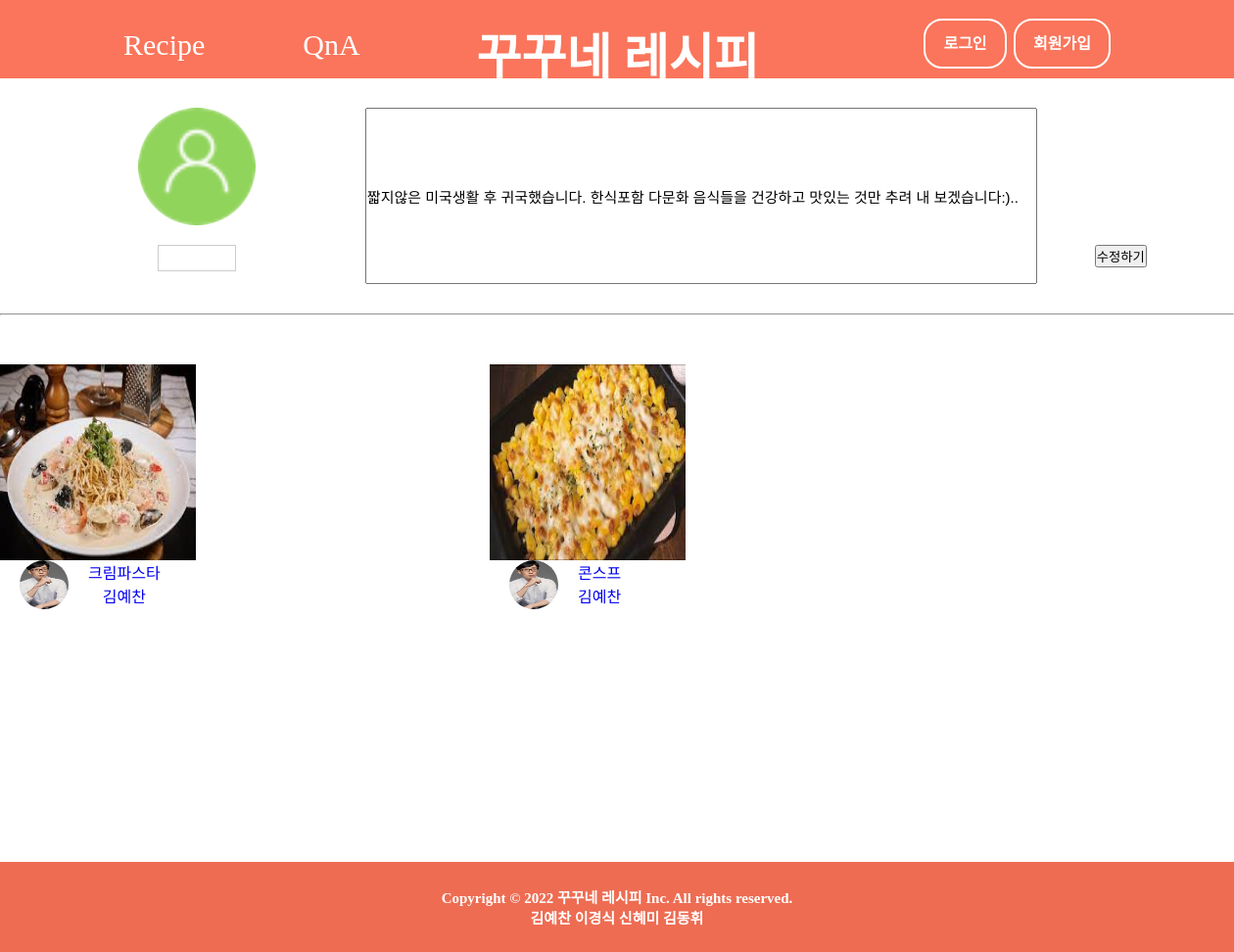
/project/profile.php?user_no=1, run on the app's committed database.
### tables this page shows
CREATE TABLE IF NOT EXISTS `t_user` (
  `user_no` int(10) unsigned NOT NULL AUTO_INCREMENT,
  `uid` varchar(10) NOT NULL,
  `upw` varchar(10) NOT NULL,
  `nm` varchar(10) NOT NULL,
  `birth` date NOT NULL,
  `gender` int(10) unsigned DEFAULT NULL CHECK (`gender` in (0,1)),
  `created_at` datetime DEFAULT curtime(),
  `profile_img` varchar(200) DEFAULT NULL,
  `ctnt` varchar(1000) DEFAULT NULL,
  PRIMARY KEY (`user_no`),
  UNIQUE KEY `uid` (`uid`)
);

CREATE TABLE IF NOT EXISTS `f_board` (
  `food_no` int(10) unsigned NOT NULL AUTO_INCREMENT,
  `food_img` varchar(100) DEFAULT NULL,
  `food_title` varchar(100) NOT NULL,
  `food_url` varchar(1000) DEFAULT NULL,
  `food_ctnt` varchar(3000) NOT NULL,
  `food_view` int(11) DEFAULT 0,
  `user_no` int(10) unsigned NOT NULL,
  `ctgr_no` int(10) unsigned NOT NULL,
  `created_at` datetime DEFAULT curtime(),
  PRIMARY KEY (`food_no`),
  KEY `user_no` (`user_no`),
  KEY `ctgr_no` (`ctgr_no`),
  CONSTRAINT `f_board_ibfk_1` FOREIGN KEY (`user_no`) REFERENCES `t_user` (`user_no`),
  CONSTRAINT `f_board_ibfk_2` FOREIGN KEY (`ctgr_no`) REFERENCES `c_board` (`ctgr_no`)
);

### project/db/db_board.php (called while the page is built, shortened)
<?php
    function sel_profile_food(&$param)
    {
        $user_no = $param["user_no"];
        $sql = "SELECT A.food_no, A.food_img, A.food_title, A.created_at,B.profile_img,B.ctnt,
                       B.nm, A.user_no
                FROM f_board A
                INNER JOIN t_user B
                ON A.user_no = B.user_no
                WHERE B.user_no = $user_no
                ORDER BY created_at desc";
        $conn = get_conn();
        $result = mysqli_query($conn, $sql);
        return $result;
    }
function sel_profile(&$param)
{
    $user_no = $param["user_no"];
    $sql = "SELECT ctnt
            FROM t_user
            WHERE user_no = $user_no";
    $conn = get_conn();
    $result = mysqli_query($conn, $sql);
    return mysqli_fetch_assoc($result);
}

### project/profile.php (the view, shortened to what this page needs)
<?php
    include_once "header.php";
    $nm = "";
    include_once 'db/db_board.php';
    $user_no = $_GET["user_no"];
    $param = [
        "user_no" => $user_no
    ];
    $list = sel_profile_food($param);
    $result = sel_profile($param);
    $ctnt = $result["ctnt"];
?>
<!DOCTYPE html>
<html lang="en">
<head>
    <link rel="stylesheet" href="css/header.css">
    <link rel="stylesheet" href="css/profile.css">
 </head>
<body>
<div class="container">
    <main>
        <div class="header">
            <form action="profile_proc.php" enctype="multipart/form-data" method="post">
                <div class="box1">
                        <?php
                            $session_img = $_SESSION["login_user"]["profile_img"];
                            $profile_img = $session_img == null ? "ico_user.png" : "profile/".$_SESSION["login_user"]["user_no"] . "/" .$session_img;
                        ?>
                    <label>
                        <img id="preview" src="/project/img/<?=$profile_img?>" style="cursor:pointer">
                    </label>
                </div>
                <div class="box2"><input type="text" value="<?=$nm?>" name="user_nm"></div>
                <div class="box3"><input name="myself" placeholder="자기소개를 입력해주세요." value="<?=$ctnt?>"></div>
                <div class="box4">
                    <input type="submit" value="수정하기">
                </div>
            </form>
            <hr>
        </div>
        <div class="main">
           <?php
                foreach($list as $item){
            ?>
            <ul>
               <li><a href="detail.php?food_no=<?=$item['food_no']?>"><img src="/project/img/board/<?=$item['food_img']?>"></li>
               <div class="title">
                    <li class="profile"><img src="/project/img/profile/<?=$item["user_no"]?>/<?=$item['profile_img']?>"></li>
                    <li><?=$item['food_title']?><br><?=$item['nm']?></a></li>
               </div>
           </ul>
            <?php
                }
            ?>
        </div>
    </main>
    </div>
        <?php
        include_once "footer.php";
        ?>
</body>
</html>

### project/css/header.css (style rules this page uses)
* { margin: 0; padding: 0; list-style: none; text-decoration: none; box-sizing: border-box; }

### project/css/profile.css (style rules this page uses)
.box1 img { width: 120px; height: 120px; border-radius: 50%; object-fit: cover; }
.container { height: 100vh; }
main { display: flex; flex-direction: column; justify-content: center; align-items: center; }
.header { width: 100%; }
form { display: grid; grid-template-columns: 1fr 2fr 0.5fr; grid-template-rows: 140px 1fr; padding: 30px; text-align: center; }
.box1 { grid-column: 1/2; grid-row: 1/2; }
.box2 { grid-column: 1/2; grid-row: 2/3; }
.box2 > input { width:80px; }
.box2 > input[type=text] { line-height: 27px; height: 27px; padding: 0 0 0 7px; vertical-align: top; color: #333; border: 1px solid #ccc; opacity: 1; border-radius: 0; appearance: none; }
.box3 { grid-column: 2/3; grid-row: 1/3; }
.box3 > input { width:100%; height:180px; font-size:15px; }
.box4 { grid-column: 3/4; grid-row: 2/3; }
.main { display:grid; grid-template-columns: 500px 500px 500px; padding-left: 20px; width: 1300px; }
.main a { display: flex; }
.main img { width:200px; height:200px; }
.profile img { width:50px; height:50px; border-radius:50%; }
.main ul { margin-right: 50px; margin-top: 50px; }
.title { display: flex; height:50px; }
.title li { margin-left: 20px; text-align: center; }

### project/css/footer.css (style rules this page uses)
* { margin: 0; padding: 0; }

### data on the page
t_user: myself "짧지않은 미국생활 후 귀국했습니다. 한식포함 다문화 음식들을 건강하고 맛있는 것만 추려 내 보겠습니다:).."
f_board: food_img (picture), user_no.profile_img (picture), food_title "크림파스타", user_no.nm "김예찬"
f_board: food_img (picture), user_no.profile_img (picture), food_title "콘스프", user_no.nm "김예찬"
